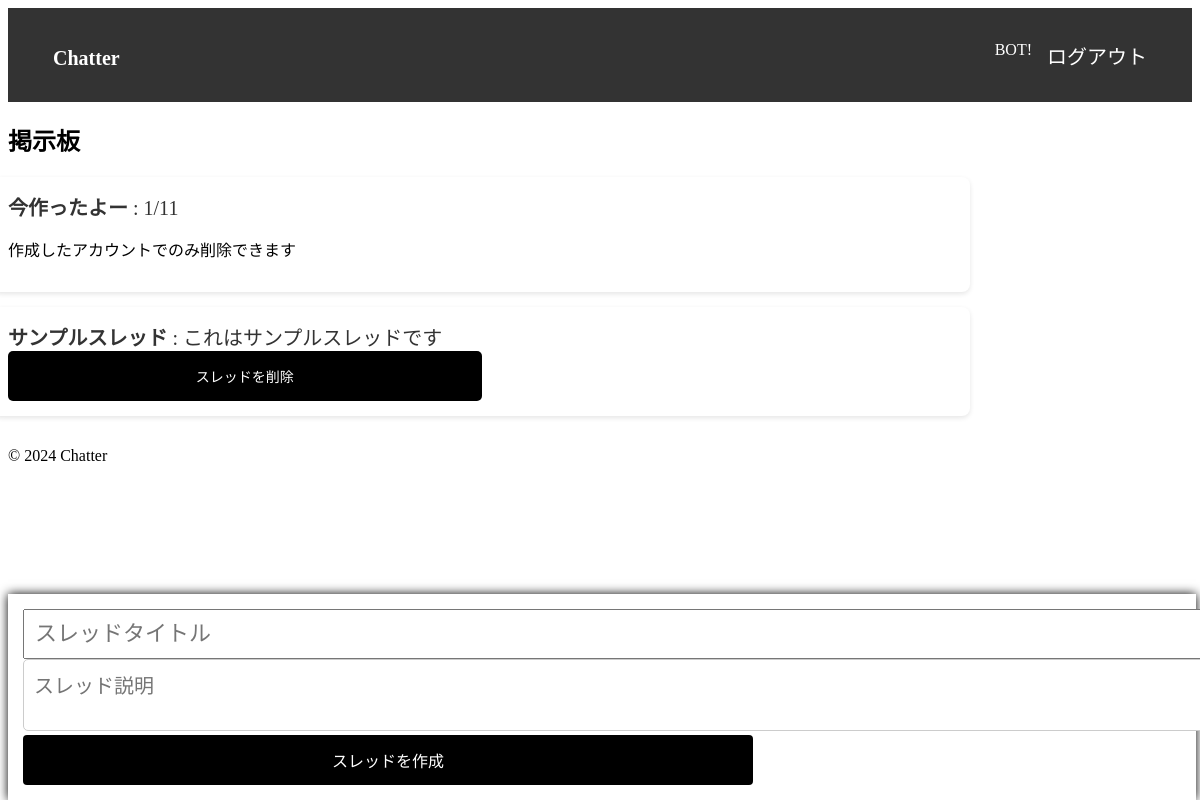
The page / (signed in) on the database its author committed.
### tables this page shows
CREATE TABLE threads (
    id INTEGER PRIMARY KEY AUTOINCREMENT,
    username TEXT NOT NULL,
    title TEXT NOT NULL,
    description TEXT,
    created_at TIMESTAMP DEFAULT CURRENT_TIMESTAMP
);

### routes/home.py (the view)
@home_blueprint.route('/')
def index():
    threads = get_all_threads()
    return render_template('index.html', threads=threads, username=session.get('username'))

### models/database.py (called while the page is built)
def get_db():
    conn = sqlite3.connect(DATABASE)
    conn.row_factory = sqlite3.Row
    return conn

### models/thread.py (called while the page is built)
def get_all_threads():
    db = get_db()
    return db.execute("SELECT * FROM threads ORDER BY created_at DESC").fetchall()

### templates/index.html
{% extends 'base.html' %}
{% block content %}
<h2>掲示板</h2>
<ul class="thread-list">
    {% for thread in threads %}
    <li class="thread-item">
        <a href="{{ url_for('home.thread', thread_id=thread[0]) }}">
            <strong>{{ thread[1] }} </strong>: {{ thread[2] }}
        </a>
        {% if username == thread[3] %}
        <form action="{{ url_for('home.delete_thread_route', thread_id=thread[0]) }}" method="POST">
            <button type="submit" class="delete-btn">スレッドを削除</button>
        </form>
        {% else %}
        <p>作成したアカウントでのみ削除できます</p>
        {% endif %}
    </li>
    {% endfor %}
</ul>
<div id="input-container">
    <form action="{{ url_for('home.create_thread_route') }}" method="post">
        <input type="text" name="title" placeholder="スレッドタイトル" required>
        <textarea name="description" placeholder="スレッド説明" required></textarea>
        <button type="submit" class="submit-btn">スレッドを作成</button>
    </form>
</div>
{% endblock %}

### templates/base.html (shortened to what this page needs)
<!DOCTYPE html>
<html lang="ja">
<head>
    <link rel="stylesheet" href="{{ url_for('static', filename='css/style.css') }}">
</head>
<body>
    <header>
        <nav>
            <ul>
                <li class="logo"><a href="{{ url_for('home.index') }}">Chatter</a></li>
                <li class="auth-links">
                    {% if session.get('username') %}
                    <span>{{ session['username'] }}! </span>
                    <a href="{{ url_for('auth.logout') }}">ログアウト</a>
                    {% else %}
                    <a href="{{ url_for('auth.login') }}" class="login-btn">ログイン</a>
                    <a href="{{ url_for('auth.register') }}" class="register-btn">登録</a>
                    {% endif %}
                </li>
            </ul>
        </nav>
    </header>
    <div id="content">
        {% block content %}
        {% endblock %}
    </div>
    <footer>
        <p>&copy; 2024 Chatter</p>
    </footer>
</body>
</html>

### static/css/style.css (style rules this page uses)
nav { background-color: #333333; padding: 30px; color: white; display: flex; justify-content: space-between; }
ul { list-style-type: none; padding: 0; margin: 0; display: flex; align-items: center; width: 100%; }
li { margin: 0 15px; }
a { color: white; text-decoration: none; font-size: 20px; }
.logo { flex-grow: 2; font-size: 30px; font-weight: bold; }
.auth-links { display: flex; justify-content: flex-end; gap: 15px; }
#input-container { position: fixed; bottom: 0; width: 96.5%; background-color: rgb(255, 255, 255); padding: 15px; box-shadow: 0 0 10px rgb(0, 0, 0); z-index: 10; display: flex; justify-content: space-between; }
#input-container input { font-size: 22px; padding: 10px; width: 175%; }
textarea { width: 175%; height: 50px; border: 1px solid #ccc; border-radius: 5px; padding: 10px; font-size: 20px; transition: border 0.3s; }
button { width: 50%; height: 50px; background-color: #333333; color: white; border: none; border-radius: 5px; font-size: 20px; transition: background-color 0.3s ease; }
.submit-btn { width: 100%; padding: 10px; background-color: #000; color: white; font-size: 16px; border: none; border-radius: 4px; cursor: pointer; transition: background-color 0.3s ease; }
ul.thread-list { list-style: none; padding: 0; width: 80%; display: flex; flex-direction: column; text-align: left; }
li.thread-item { background-color: #fff; padding: 15px; margin-bottom: 15px; border-radius: 8px; box-shadow: 0 2px 5px rgba(0, 0, 0, 0.1); font-size: 1.0em; width: 100%; text-align: left; }
li.thread-item a { color: #333; text-decoration: none; display: block; width: 100%; text-align: left; }
.delete-btn { background-color: rgb(0, 0, 0); color: white; border: none; padding: 1px 1px; cursor: pointer; font-size: 14px; }

### rows shown on the page
threads: username "BOT", username "サンプルスレッド", title "これはサンプルスレッドです"
threads: username "今作ったよー", title "1/11", description "作成したアカウントでのみ削除できます"
